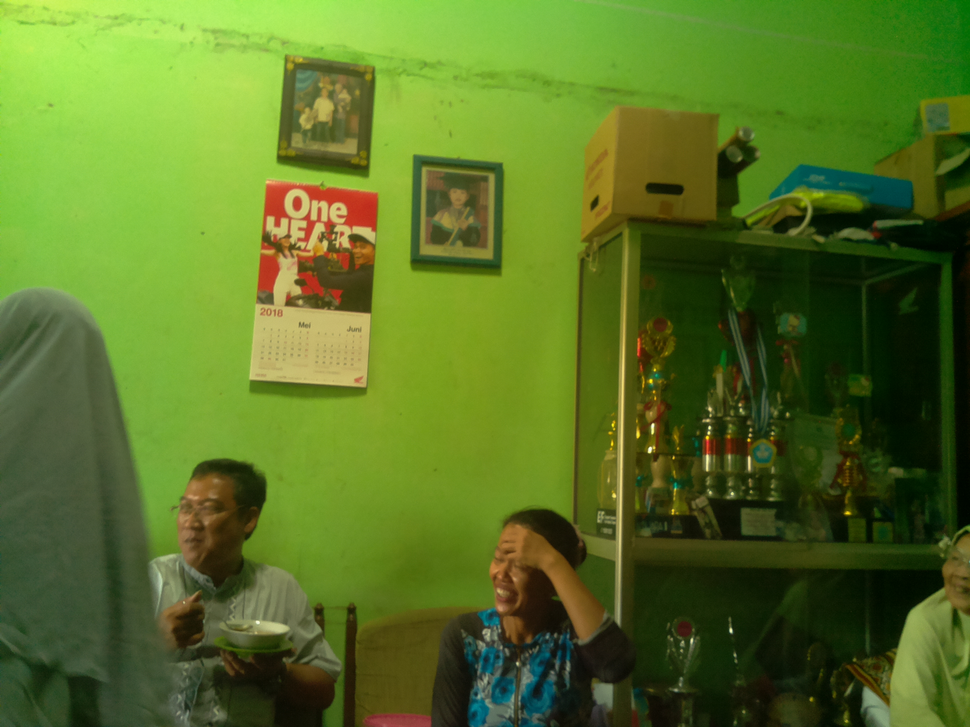
#> input picture test.png, 970 x 727 px, shrunk from 2592 x 1944 before the run
$ python face_detect_cv3.py test.png   (older library calls are emulated)
#> lines starting #> are read from the running program, lines starting #| are printed output that depends on the picture; after the words box and inside, x2 and y2 are one past the last pixel; in counts of white or black regions, pixels touching at a corner belong together
import cv2
import sys

# Get user supplied values
imagePath = sys.argv[1]
cascPath = "haarcascade_frontalface_default.xml"

# Create the haar cascade
faceCascade = cv2.CascadeClassifier(cascPath)

# Read the image
image = cv2.imread(imagePath)
#> image is the input picture: shape (727, 970, 3); mean B, G, R 37, 114.1, 87.7
gray = cv2.cvtColor(image, cv2.COLOR_BGR2GRAY)
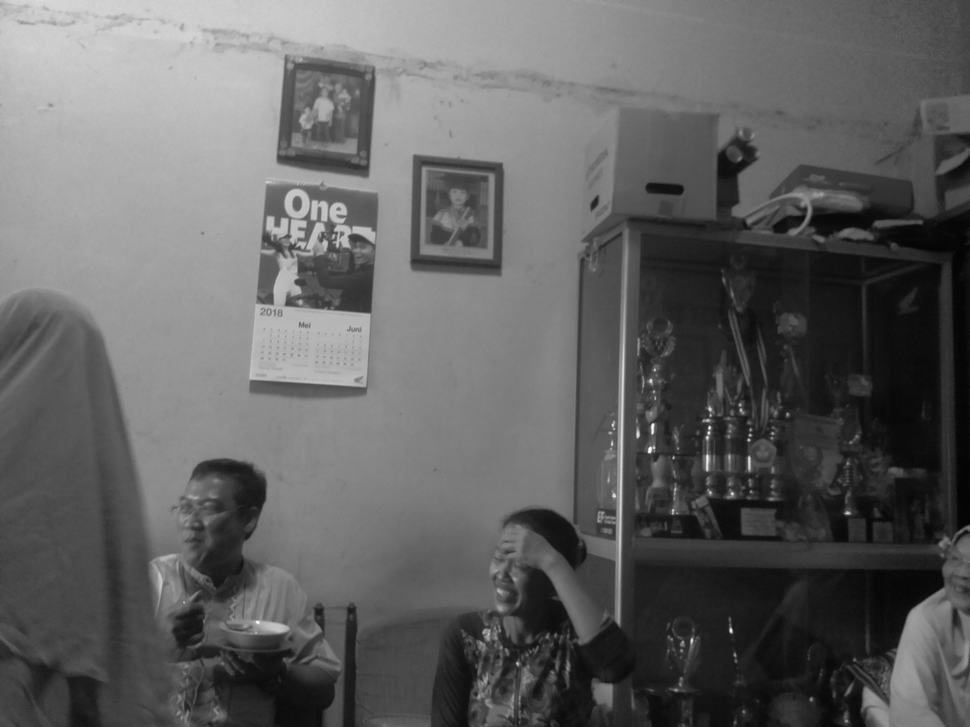
#> gray: shape (727, 970); min 2, max 250, mean 97.4

# Detect faces in the image
faces = faceCascade.detectMultiScale(
    gray,
    scaleFactor=1.1,
    minNeighbors=5,
    minSize=(30, 30)
    #flags = cv2.CV_HAAR_SCALE_IMAGE
)
#> faces = [[157, 477, 78, 78]]

print("Found {0} faces!".format(len(faces)))
#| Found 1 faces!

# Draw a rectangle around the faces
for (x, y, w, h) in faces:
    cv2.rectangle(image, (x, y), (x+w, y+h), (0, 255, 0), 2)
#> this loop made 1 pass
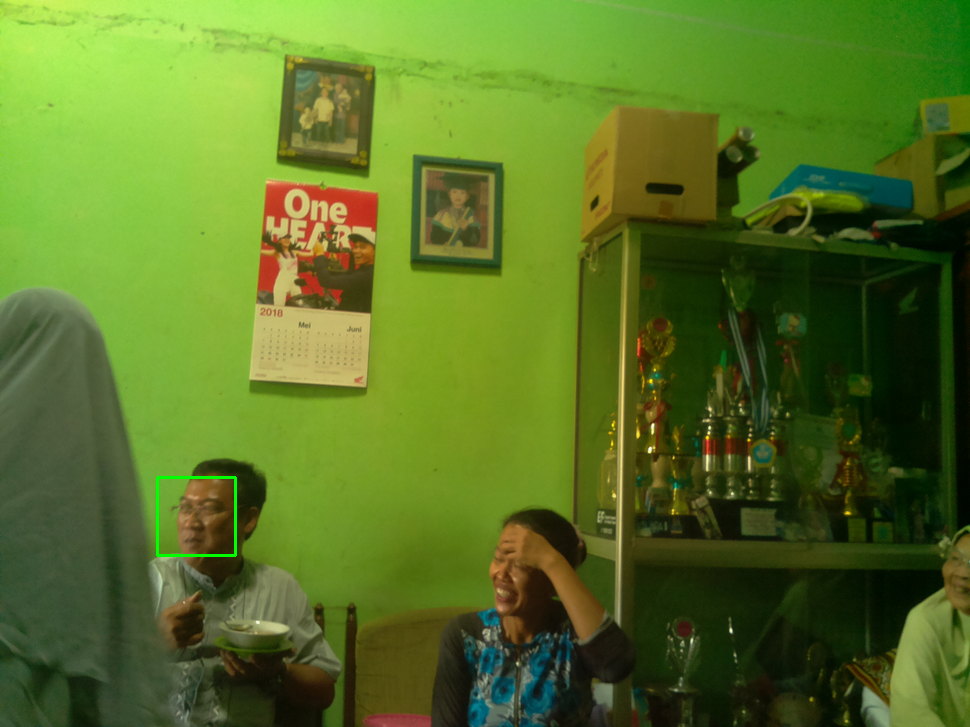
#> image: shape (727, 970, 3); 0.13% of pixels changed, all inside (x1, y1, x2, y2) = (156, 476, 237, 557)

picName = 'cv-output.png'
cv2.imwrite(picName, image)

$ run again, on o.png
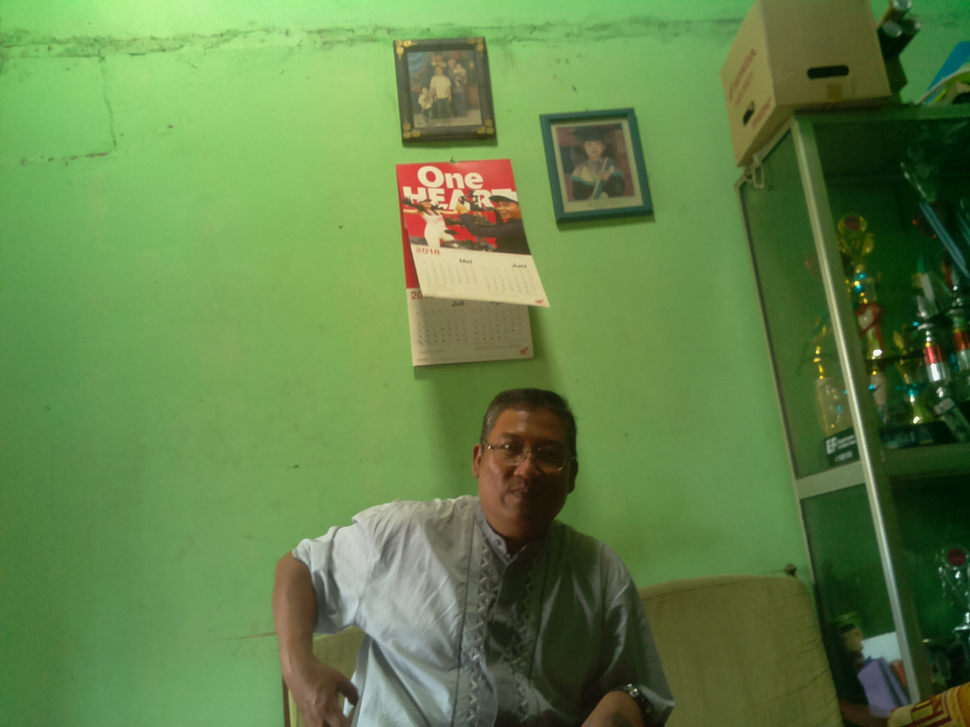
#> input picture o.png, 970 x 727 px, shrunk from 2592 x 1944 before the run
#> image is the input picture: shape (727, 970, 3); mean B, G, R 73, 131.1, 98.3
#> `gray = cv2.cvtColor(image, cv2.COLOR_BGR2GRAY)`:
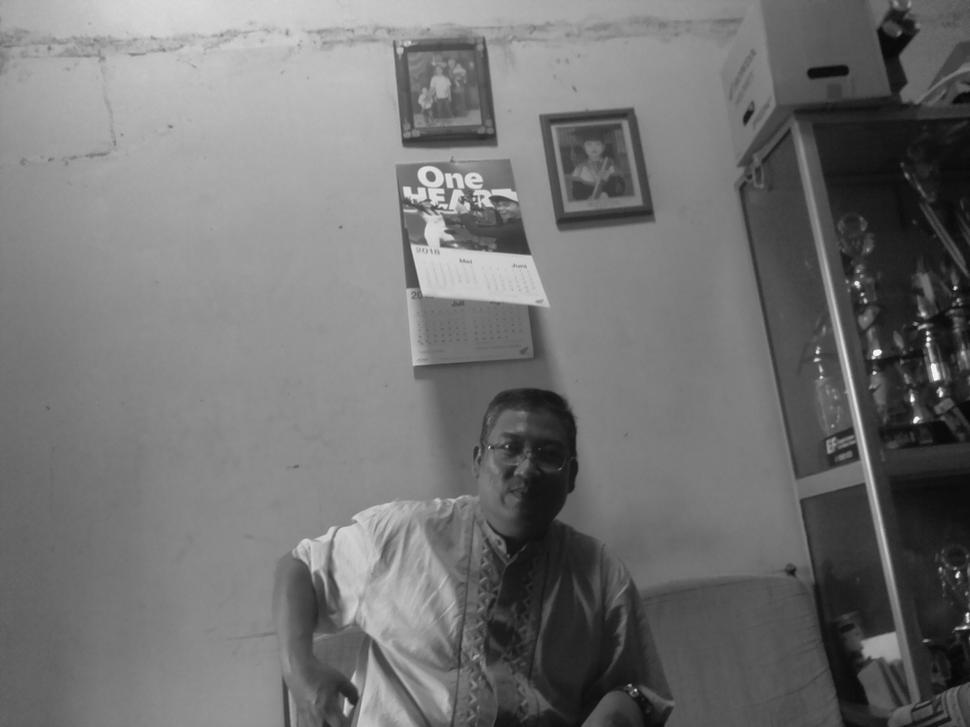
#> gray: shape (727, 970); min 6, max 251, mean 114.6
#> faces = [[402, 222, 64, 64], [475, 409, 105, 105]]
#| Found 2 faces!
#> the loop `for (x, y, w, h) in faces:` made 2 passes
#> after the loop `for (x, y, w, h) in faces:`:
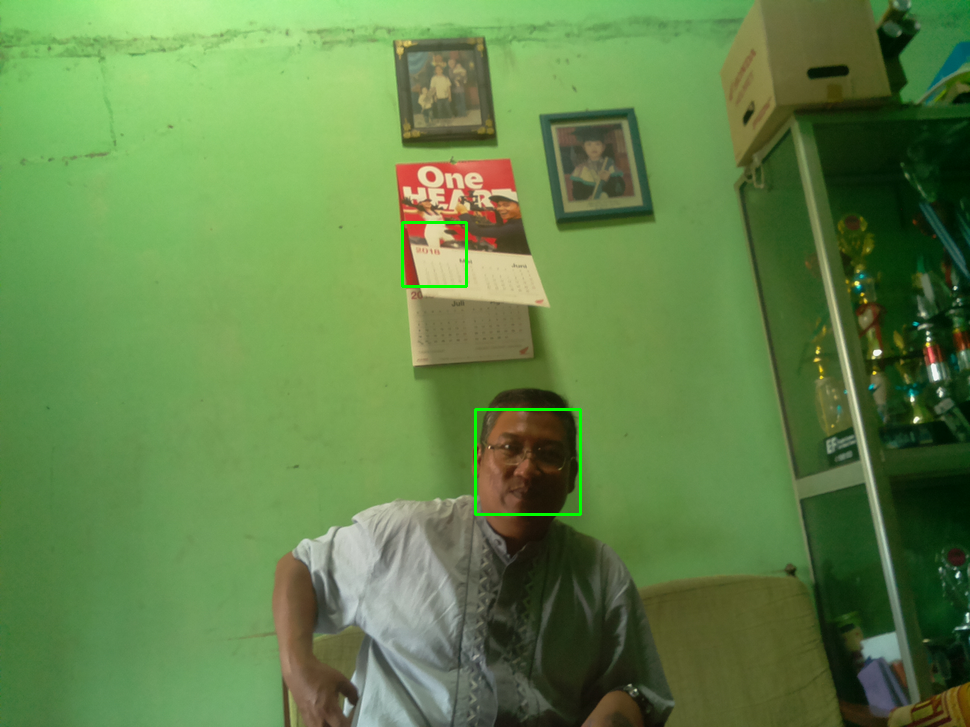
#> image: shape (727, 970, 3); 0.29% of pixels changed, all inside (x1, y1, x2, y2) = (401, 221, 582, 516)
